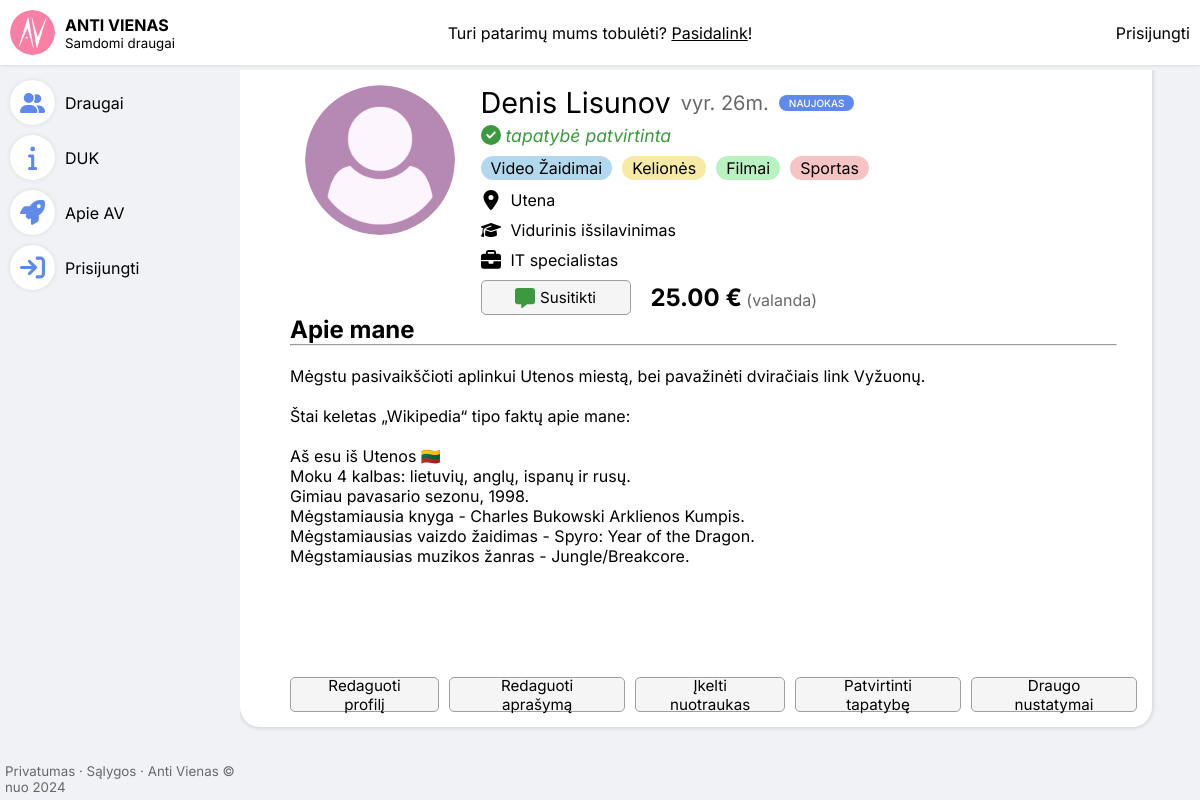
/profilis/1/, run on an earlier commit of the app's database.
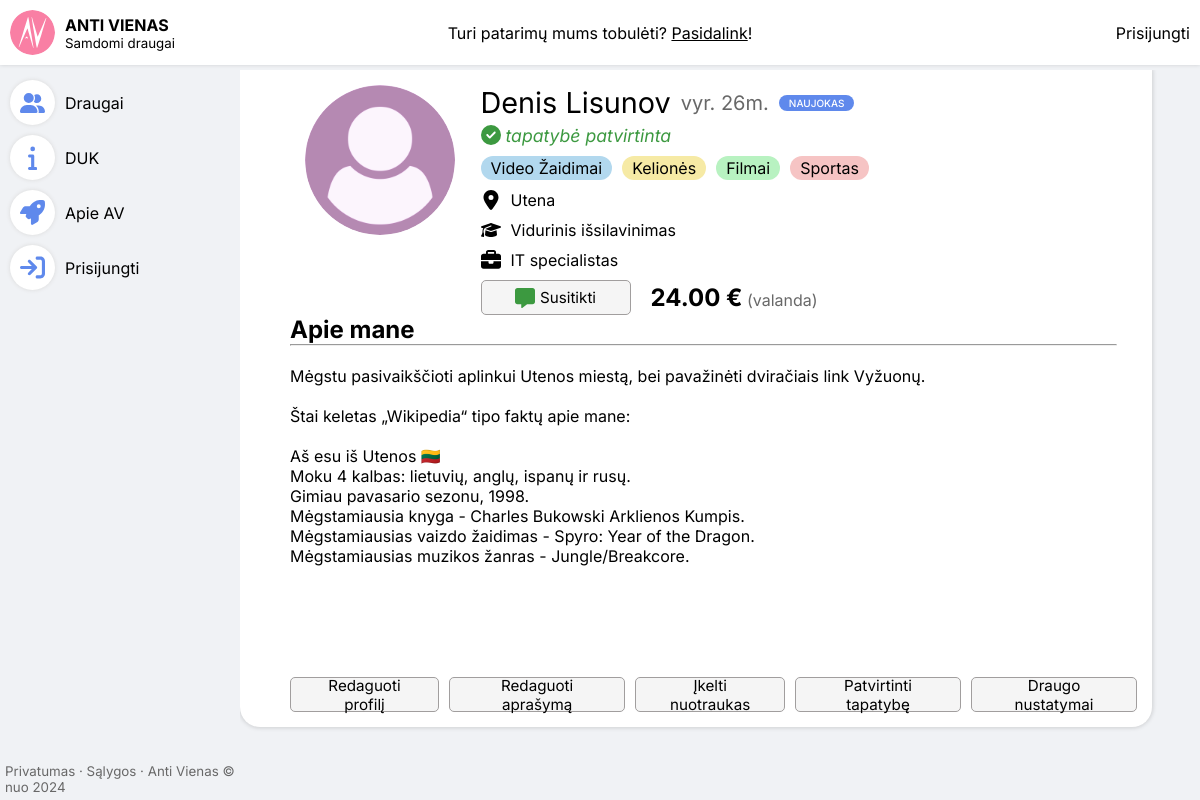
And on a later commit of the database.
### antivienas/database/models.py (models this page shows, shortened)
class FriendSetting(models.Model):
    friend =            models.OneToOneField(User, related_name="friend", on_delete=models.CASCADE, primary_key=True)
    price_per_hour =    models.PositiveIntegerField(default=0)
    is_public =         models.BooleanField(default=False)
    account_number =            models.CharField(max_length=20, blank=True)
    account_holder_details =    models.CharField(max_length=200, blank=True)
    level =     models.SmallIntegerField(choices=LvlOfExperience, default=LvlOfExperience.NEWBIE)
    created =   models.DateTimeField(auto_now_add=True)

### antivienas/backend/views.py (the view)
# urls.py: path("profilis/<int:user_id>/", views.profile_page, name="profile"),
def profile_page(request, user_id):
    template = "pages/profile/profile.html"
    context = {}
    try:
        user = User.objects.get(pk=user_id)
        context["user"] = user
    except:
        return redirect("index")
    if user.gender == Genders.VYRAS:
        context['text_ending'] = "as"
    else:
        context['text_ending'] = "ė"
    try:
        friend_params = FriendSetting.objects.get(friend=user)
        context["friend_params"] = friend_params
    except:
        pass
    context['images'] = UserProfilePicture.objects.filter(user=user).order_by("created")
    return render(request, template, context)

### antivienas/database/models.py (called while the page is built)
    @property
    def age(self):
        return int((dt.datetime.now().date() - self.birthday).days / 365.25)

    @property
    def avatar(self):
        return UserProfilePicture.avatar(self)

    @classmethod
    def avatar(cls, user):
        try:
            image = UserProfilePicture.objects.filter(user=user, is_avatar=True)[0]
        except:
            return None
        return image

### antivienas/frontend/templates/pages/profile/profile.html (shortened to what the changed rows need)
<!DOCTYPE html>
{% load static %}
<html lang="lt">
<head>
    <link rel="stylesheet" href="{% static 'styles/style.css' %}" />
</head>
<body>
    {% include "components/top-nav.html" %}
    <main class="main-double-split">
        <div class="middle-container">
            <div class="background-blob profile-manager">
                <div class="details-container">
                    <div class="info-container">
                        <div class="name-container"><h1>{{user.first_name}} {{user.last_name}}</h1> <small>{{ user.gender|lower|slice:"0:3" }}. {{ user.age }}m.</small>
                        <div class="level-container">
                            {% if friend_params %}
                            <p class="level" style="background-color: var(--blue);">{% if user.gender == "Vyras" %}{{ friend_params.get_level_display }}{% else %}{{ friend_params.get_level_display|slice:"0:-2"|add:"ė" }}{% endif %}</p>
                            {% endif %}
                        </div>
                        </div>
                        {% if friend_params and friend_params.is_public %}
                        <div class="price-container">
                            <div class="btn-container">
                                <a href="#" class="meetup-btn">
                                    <span>Susitikti</span>
                                </a>
                            </div>
                            <p class="price"><strong>{{friend_params.price_per_hour}}.00 €</strong> <span class="hourly-rate">(valanda)</span></p>
                        </div>
                        {% endif %}
                    </div>
                </div>
                <div class="description-container">
                    <h2>Apie mane</h2>
                </div>
            </div>
        </div>
    </main>
</body>
</html>

What changed in the data, as far as the page shows it:
changed FriendSetting "NAUJOKAS": price_per_hour "25" → "24"
